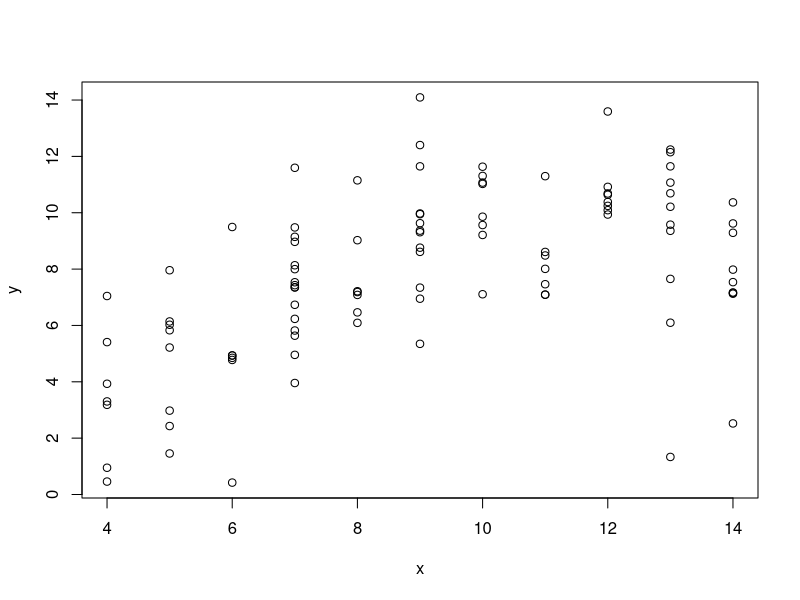

Reproduce this figure in R.
#### R_Demo_Simulation_Inference_2_Sample_Hold_out.R
##########################################################################
## INSTRUCTOR: Christopher Fariss
## COURSE NAME: Advanced Computational Methods for Social Media and Textual Data (2F)
## University of Essex Summer School 2022
##
## Date: 2022-08-28
##
## Please e-mail me if you find any errors or have and suggestions (either email is fine)
## e-mail: cjf0006@gmail.com
## e-mail: cjfariss@umich.edu
##########################################################################
##
## Goal: Improve the predictive power or predictive validity of a model
##
##########################################################################
## Introduction to tutorial:
##
## (1) Begin building towards and learning about cross-validation
## (NOTE: There is no "crossing" yet)
##
## For this R tutorial we will simulate a dataset and then randomly divide it into two subsets.
##
## We will fit a model using the observations from one of the subsets of data (training data).
##
## We will then use the model estimates to predict the value of the dependent variable for the remaining out-of-sample data subset (testing data).
##
##########################################################################


set.seed(940)


## set number of observations for simulation
n <- 100

## simulation of variables (This model is one of Anscombe's quartets)
x <- sample(4:14,n,replace=TRUE)
y <- -5.996 + 2.781*x -0.127*x^2 + rnorm(n,0,1)
y <- -5.996 + 2.781*x -0.127*x^2 + rnorm(n,0,2)

## plot the simulated relationship
par(mfrow=c(1,1))
plot(x=x, y=y)

## create a subject/unit ID variable with one values for each unit
## here the indicator values takes on 2-Fold values {1,2}
folds <- sample(rep(1:2, n/2), n, replace=FALSE)
folds

table(folds)

## create a data frame with the dependent variable, independent variable, and randomly created ID
dat <- data.frame(y, x, folds)

summary(dat)

head(dat)

## fit a linear model to the full dataset
model <- lm(y ~ x, data=dat)
summary(model)


## subset the full dataset into to subsets based on the ID variable
train <- subset(dat, folds==1)
test <- subset(dat, folds==2)

train <- dat[dat$folds==1,]
test <- dat[dat$folds==2,]

nrow(train)
nrow(test)


## Model 0: fit a linear model
fit <- lm(y ~ 1, data=train)
pred <- predict(fit, newdata=test)
rmse <- sqrt(mean((as.numeric(pred)-test$y)^2))
rmse

## Model 1: fit a linear model
fit <- lm(y ~ x, data=train)
pred <- predict(fit, newdata=test)
rmse <- sqrt(mean((as.numeric(pred)-test$y)^2))
rmse

## Model 2: fit a linear model with a squared term
fit <- lm(y ~ x + I(x^2), data=train)
pred <- predict(fit, newdata=test)
rmse <- sqrt(mean((as.numeric(pred)-test$y)^2))
rmse


##################################################
## Model 2: fit a linear model with a squared term
fit <- lm(y ~ x + I(x^2), data=train)
pred <- predict(fit, newdata=train)
rmse <- sqrt(mean((as.numeric(pred)-train$y)^2))
rmse


